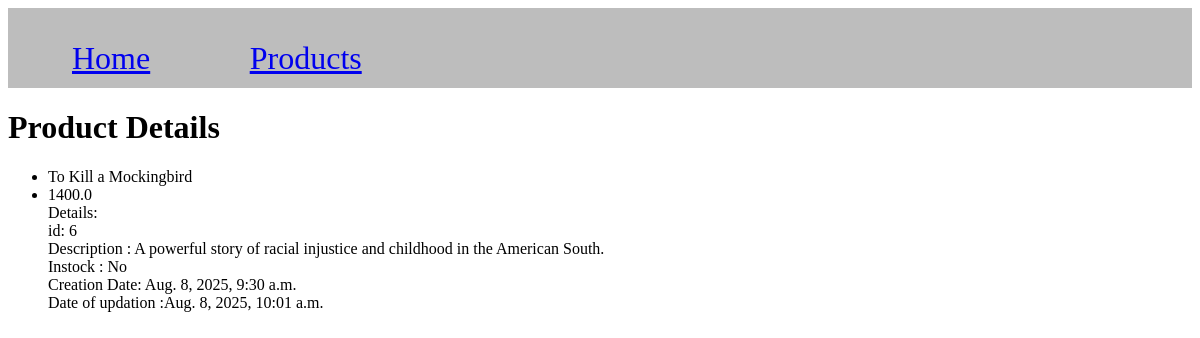
Page /products/6/ on the committed database.
### product/models.py (models this page shows, shortened)
class Product(models.Model):
    name = models.CharField(max_length=50)
    description = models.CharField(max_length=150)
    price = models.FloatField()
    in_stock = models.BooleanField(default=True)
    created_at = models.DateTimeField(auto_now_add=True)
    updated_at = models.DateTimeField(auto_now=True)

### product/views.py (the view)
# urls.py: path("products/<int:id>/", views.displayproduct, name="displayproduct"),
def displayproduct(request, id):
    if request.method == "GET":
        product = Product.objects.get(id=id)
        return render(request, "displayproduct.html", {"product": product})

### templates/displayproduct.html (shortened to what this page needs)
{% include 'navbar.html' %}
{% load static %}
<!DOCTYPE html>
<html lang="en">
<head>
    <link rel="stylesheet" href="{% static 'index.css' %}">
</head>
<body>
     <h1>Product Details</h1>
     {%if product%}
     <div>
        <ul>
            <li>{{product.name}}</li>
            <li>{{product.price}}</li>
            <div >
                Details: <br>
                id: {{product.id}}<br>
                Description : {{product.description}}<br>
                Instock : {{product.instock|yesno:"Yes,No"}}<br>
                Creation Date: {{product.created_at}}<br>
                Date of updation :{{product.updated_at}}<br>
            </div>
        </ul>
     </div>
     {%else%}
     <div>
        <p>NO products found</p>
     </div>
     {% endif %}
</body>
</html>

### rows in the picture
Product: name "To Kill a Mockingbird", price "1400.0", id "6", description "A powerful story of racial injustice and childhood in the American South.", created_at "Aug. 8, 2025, 9:30 a.m.", updated_at "Aug. 8, 2025, 10:01 a.m."

### other values in the picture
{{ product.instock|yesno:"Yes,No" }} "No"
